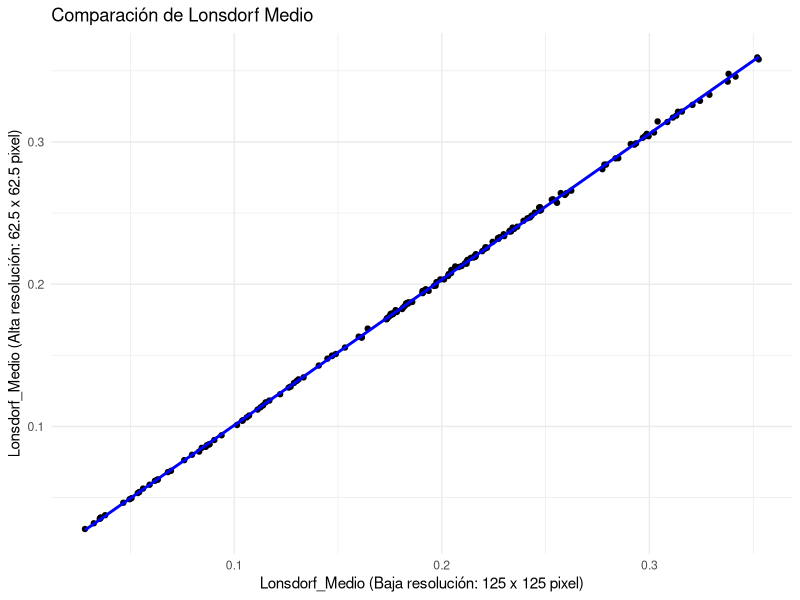

Write the R code that produced this figure.
# Cargar las librerías necesarias
library(ggplot2)
library(dplyr)
# Leer los archivos CSV
data_LowRes <- read.csv('Data/Lonsdorf_results_2024-07-05_14-23-02_125.csv', header = TRUE)
data_HighRes <- read.csv('Data/Lonsdorf_results_2024-07-09_17-15-47_62_con_5.csv', header = TRUE)

# Convertir las columnas V5 y V6 a numérico
# data_LowRes$V5 <- as.numeric(as.character(data_LowRes$V5))
# data_LowRes$V6 <- as.numeric(as.character(data_LowRes$V6))
# data_HighRes$V5 <- as.numeric(as.character(data_HighRes$V5))
# data_HighRes$V6 <- as.numeric(as.character(data_HighRes$V6))

# Crear las columnas Lonsdorf_Medio
data_LowRes$Lonsdorf_Medio <- 0.5 * data_LowRes$Lonsdorf_big + 0.5 * data_LowRes$Lonsdorf_small
data_HighRes$Lonsdorf_Medio <- 0.5 * data_HighRes$Lonsdorf_big + 0.5 * data_HighRes$Lonsdorf_small

# Crear un dataframe para la nube de puntos
df_comparison <- data.frame(
  Lonsdorf_Medio_LowRes = data_LowRes$Lonsdorf_Medio,
  Lonsdorf_Medio_HighRes = data_HighRes$Lonsdorf_Medio
)

# Generar la nube de puntos con la recta de regresión
ggplot(df_comparison, aes(x = Lonsdorf_Medio_LowRes, y = Lonsdorf_Medio_HighRes)) +
  geom_point() +
  geom_smooth(method = 'lm', se = FALSE, color = 'blue') +
  labs(title = 'Comparación de Lonsdorf Medio',
       x = 'Lonsdorf_Medio (Baja resolución: 125 x 125 pixel)',
       y = 'Lonsdorf_Medio (Alta resolución: 62.5 x 62.5 pixel)') +
  theme_minimal()

# Calcular la correlación de Pearson y su p-valor
cor_test_result <- cor.test(df_comparison$Lonsdorf_Medio_LowRes, df_comparison$Lonsdorf_Medio_HighRes,method = "pearson",alternative = "greater")

# Imprimir el resultado de la prueba de correlación en consola
print(cor_test_result)

# Crear un gráfico adicional para mostrar la correlación de Pearson
# df_correlation <- data.frame(
#   Correlation = cor_test_result$estimate,
#   PValue = cor_test_result$p.value
# )
# 
# ggplot(df_correlation, aes(x = factor(1), y = Correlation)) +
#   geom_bar(stat = 'identity') +
#   geom_text(aes(label = sprintf("cor. de Pearson = %.15f\np-valor = %.18e", Correlation, PValue)), vjust = -0.5) +
#   labs(title = '                                   Correlación de Pearson entre Lonsdorf_Medio de ambos archivos',
#        x = '',
#        y = 'Correlación de Pearson') +
#   theme_minimal() +
#   ylim(-1, 2)

# Ajustar el modelo de regresión lineal
linear_model <- lm(Lonsdorf_Medio_HighRes ~ Lonsdorf_Medio_LowRes, data = df_comparison)

# Obtener la pendiente de la regresión
slope <- coef(linear_model)[2]

# Imprimir la pendiente en consola
print(paste("Pendiente de la recta de regresión:", slope))
